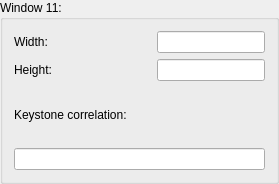
              <widget class="QGroupBox" name="groupBox_11">
               <property name="sizePolicy">
                <sizepolicy hsizetype="MinimumExpanding" vsizetype="MinimumExpanding">
                 <horstretch>0</horstretch>
                 <verstretch>0</verstretch>
                </sizepolicy>
               </property>
               <property name="minimumSize">
                <size>
                 <width>279</width>
                 <height>184</height>
                </size>
               </property>
               <property name="title">
                <string>Window 11:</string>
               </property>
               <layout class="QHBoxLayout" name="horizontalLayout_36">
                <item>
                 <layout class="QVBoxLayout" name="verticalLayout_13">
                  <property name="sizeConstraint">
                   <enum>QLayout::SetMinAndMaxSize</enum>
                  </property>
                  <item>
                   <layout class="QHBoxLayout" name="horizontalLayout_24">
                    <item>
                     <widget class="QLabel" name="label_35">
                      <property name="text">
                       <string>Width:  </string>
                      </property>
                      <property name="buddy">
                       <cstring>width1</cstring>
                      </property>
                     </widget>
                    </item>
                    <item>
                     <spacer name="horizontalSpacer_24">
                      <property name="orientation">
                       <enum>Qt::Horizontal</enum>
                      </property>
                      <property name="sizeHint" stdset="0">
                       <size>
                        <width>18</width>
                        <height>20</height>
                       </size>
                      </property>
                     </spacer>
                    </item>
                    <item>
                     <widget class="QLineEdit" name="width11"/>
                    </item>
                   </layout>
                  </item>
                  <item>
                   <layout class="QHBoxLayout" name="horizontalLayout_25">
                    <item>
                     <widget class="QLabel" name="label_36">
                      <property name="text">
                       <string>Height:</string>
                      </property>
                      <property name="buddy">
                       <cstring>height1</cstring>
                      </property>
                     </widget>
                    </item>
                    <item>
                     <spacer name="horizontalSpacer_25">
                      <property name="orientation">
                       <enum>Qt::Horizontal</enum>
                      </property>
                      <property name="sizeHint" stdset="0">
                       <size>
                        <width>18</width>
                        <height>20</height>
                       </size>
                      </property>
                     </spacer>
                    </item>
                    <item>
                     <widget class="QLineEdit" name="height11">
                      <property name="text">
                       <string/>
                      </property>
                     </widget>
                    </item>
                   </layout>
                  </item>
                  <item>
                   <widget class="QLabel" name="label_37">
                    <property name="text">
                     <string>Keystone correlation:</string>
                    </property>
                    <property name="buddy">
                     <cstring>keystone1</cstring>
                    </property>
                   </widget>
                  </item>
                  <item>
                   <widget class="QLineEdit" name="keystone11"/>
                  </item>
                 </layout>
                </item>
               </layout>
              </widget>
